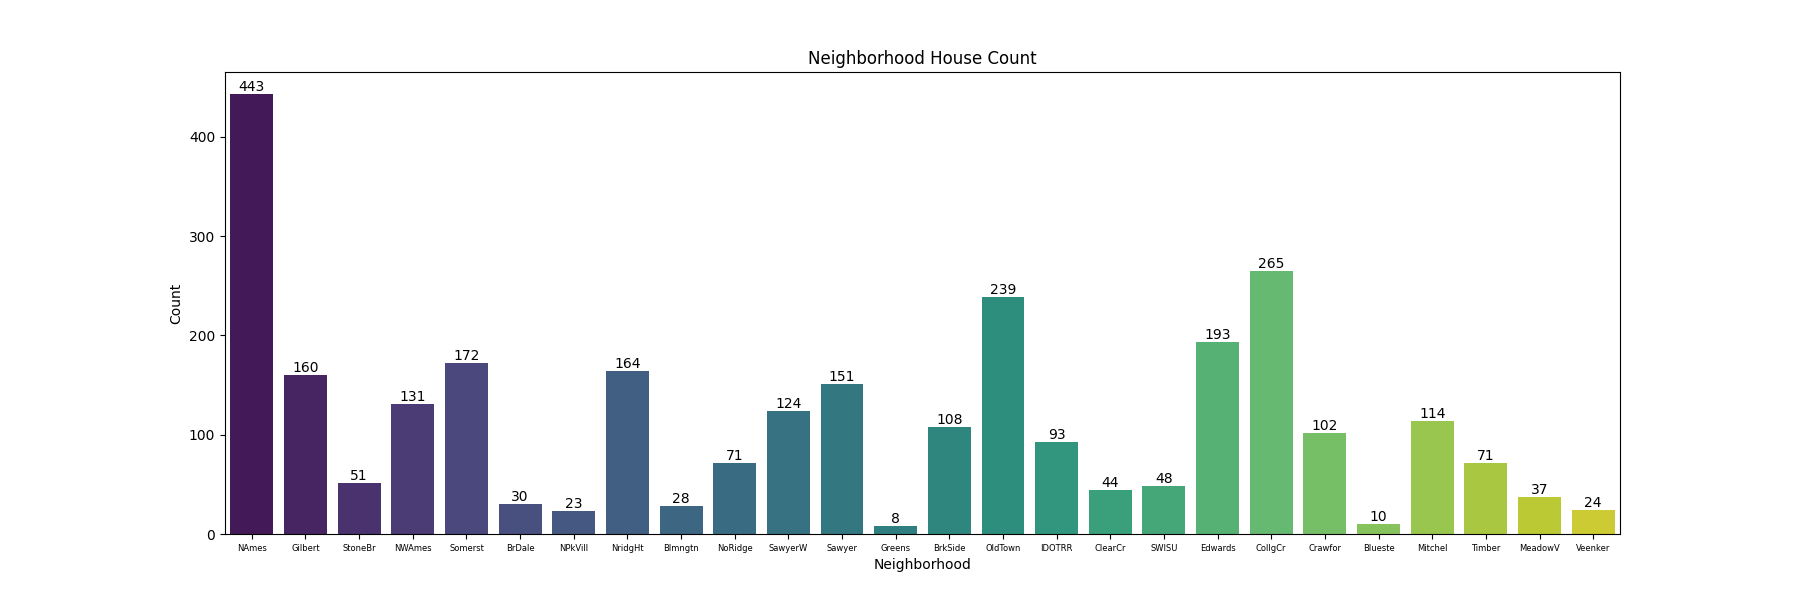

The Python source for this figure:
from main import df_cleaned
import seaborn as sns
import matplotlib.pyplot as plt

plt.figure(figsize=(18,6))
ax=sns.countplot(data=df_cleaned,x='neighborhood',hue='neighborhood',palette='viridis')
plt.xticks(fontsize=6)
plt.title('Neighborhood House Count')
plt.ylabel('Count')
plt.xlabel('Neighborhood')
for patch in ax.patches:
    height=patch.get_height()
    ax.text(
        patch.get_x()+patch.get_width()/2,
        height,
        int(height),
        ha='center',
        va='bottom'
    )
plt.savefig('CountPlot_Neighborhood.png')
plt.show()